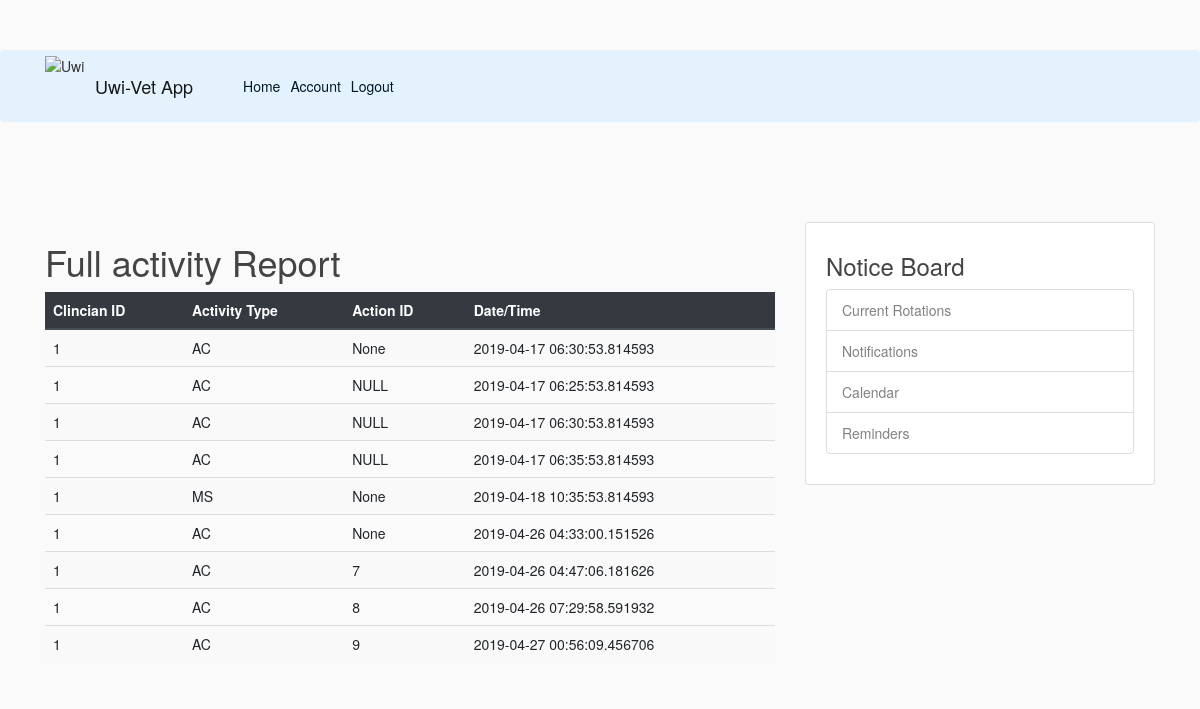
Page /activity (signed in) on the committed database.
### flaskblog/models.py (models this page shows, shortened)
class Activity(db.Model):
    id = db.Column(db.Integer, primary_key = True, autoincrement=True)
    activityType = db.Column(db.String(10))
    actionID = db.Column(db.Integer)
    clincianID = db.Column(db.Integer)
    timestamp = db.Column(db.DateTime, nullable=False, default=datetime.utcnow)

### flaskblog/routes.py (the view)
@app.route("/activity", methods=['GET'])
@login_required
def activity():
    records = Activity.query.all()
    return render_template('activity.html', title='Activity.html', Activity=records)

### flaskblog/models.py (called while the page is built)
@login_manager.user_loader
def load_user(user_id):
    return User2.query.get(int(user_id))

### flaskblog/templates/activity.html
{% extends "layout.html" %}
{% block content%}
    <h1>Full activity Report</h1>
    <div class="row">
        <div class="col">
            <table class="table table-striped table-hover">
                <thead class="thead-dark">
                    <tr>
                        <th>Clincian ID</th><th>Activity Type</th><th>Action ID</th><th>Date/Time</th>
                    </tr>
                </thead>
                <tbody>
                    {% for val in Activity %}
                    <tr>
                        <td>{{val.clincianID}}</td>
                        <td>{{val.activityType}}</td>
                        <td>{{val.actionID}}</td>
                        <td>{{val.timestamp}}</td>
                    </tr>
                    {% endfor %}
                </tbody>
            </table>
        </div>
    </div>
{% endblock content %}

### flaskblog/static/main.css (style rules this page uses)
body { background: #fafafa; color: #333333; margin-top: 5rem; }
h1, h2, h3, h4, h5, h6 { color: #444444; }

### rows in the picture
Activity: clincianID "1", activityType "AC", actionID "None", timestamp "2019-04-17 06:30:53.814593"
Activity: clincianID "1", activityType "AC", actionID "NULL", timestamp "2019-04-17 06:25:53.814593"
Activity: clincianID "1", activityType "AC", actionID "NULL", timestamp "2019-04-17 06:30:53.814593"
Activity: clincianID "1", activityType "AC", actionID "NULL", timestamp "2019-04-17 06:35:53.814593"
Activity: clincianID "1", activityType "MS", actionID "None", timestamp "2019-04-18 10:35:53.814593"
Activity: clincianID "1", activityType "AC", actionID "None", timestamp "2019-04-26 04:33:00.151526"
Activity: clincianID "1", activityType "AC", actionID "7", timestamp "2019-04-26 04:47:06.181626"
Activity: clincianID "1", activityType "AC", actionID "8", timestamp "2019-04-26 07:29:58.591932"
Activity: clincianID "1", activityType "AC", actionID "9", timestamp "2019-04-27 00:56:09.456706"
